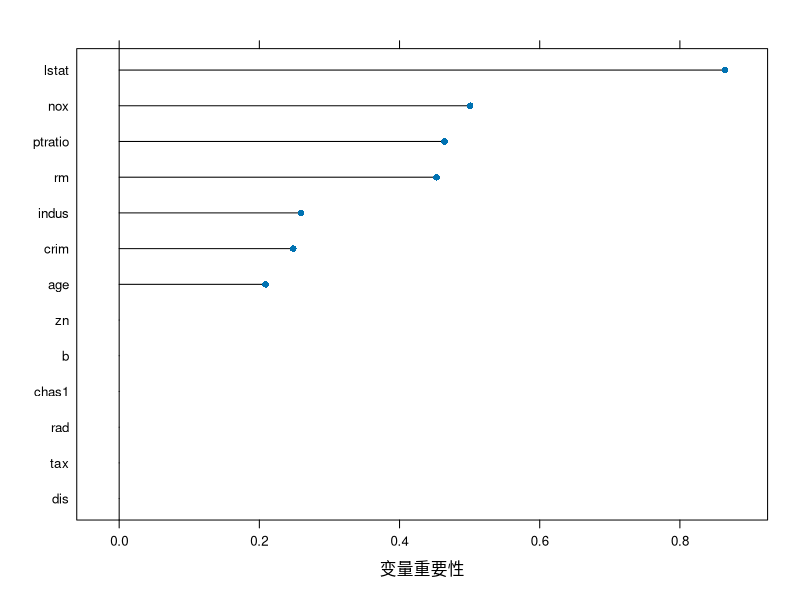

R code for this plot:
## ---- chunk 1
#install.packages('mlbench')
library(caret) #加载数据集
## ---- chunk 2
#install.packages('mlbench')

rfControl <-trainControl( #10折交叉验证
method ="cv", 
number =10 # Number of folds
)

library(mlbench) #加载数据集
data(BostonHousing)
head(BostonHousing)
nrow(BostonHousing) #样本量

rpartFit <- train(medv ~ .,
                  data = BostonHousing,
                  method = "rpart",
                  trControl = rfControl)
rpartFit
## ---- chunk 3
repeatedcv <-trainControl(method ="repeatedcv", number =10,repeats =10, savePredictions
=TRUE)
rpartFit <- train(medv ~ .,
                  data = BostonHousing,
                  method = "rpart",
                  trControl = repeatedcv)
rpartFit

importance <- varImp(rpartFit, scale = F)
# 得到各个变量的重要性
plot(importance, xlab = "变量重要性")
## ---- chunk 4
rfControl <-trainControl(
method ="LOOCV"
) #留一交叉验证
rpartFit <- train(medv ~ .,
                  data = BostonHousing,
                  method = "rpart",
                  trControl = rfControl)
rpartFit
#summary(rpartFit)
varImp(rpartFit, scale = F)
# 得到各个变量的重要性

